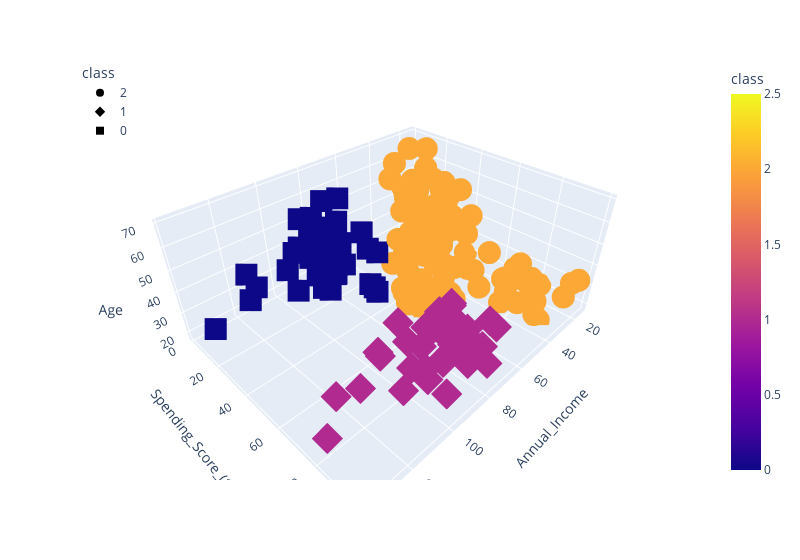

Here is the notebook cell this chart was saved with:
### Code cell
fig = px.scatter_3d(
    df_shopping,
    x="Annual_Income",
    y="Spending_Score_(1-100)",
    z="Age",
    color="class",
    symbol="class",
    width=800,
)
fig.update_layout(legend=dict(x=0, y=1))
fig.show()

### Figure 1 — Plotly figure (JSON) as saved in the notebook; plotly's stock layout.template omitted (floating-point values rounded to 4 significant figures)
{"data": [{"hovertemplate": "class=%{marker.color}<br>Annual_Income=%{x}<br>Spending_Score_(1-100)=%{y}<br>Age=%{z}<extra></extra>", "legendgroup": "2", "marker": {"color": [2, 2, 2, 2, 2, 2, 2, 2, 2, 2, 2, 2, 2, 2, 2, 2, 2, 2, 2, 2, 2, 2, 2, 2, 2, 2, 2, 2, 2, 2, 2, 2, 2, 2, 2, 2, 2, 2, 2, 2, 2, 2, 2, 2, 2, 2, 2, 2, 2, 2, 2, 2, 2, 2, 2, 2, 2, 2, 2, 2, 2, 2, 2, 2, 2, 2, 2, 2, 2, 2, 2, 2, 2, 2, 2, 2, 2, 2, 2, 2, 2, 2, 2, 2, 2, 2, 2, 2, 2, 2, 2, 2, 2, 2, 2, 2, 2, 2, 2, 2, 2, 2, 2, 2, 2, 2, 2, 2, 2, 2, 2, 2, 2, 2, 2, 2, 2, 2, 2, 2, 2, 2, 2], "coloraxis": "coloraxis", "symbol": "circle"}, "mode": "markers", "name": "2", "scene": "scene", "showlegend": true, "type": "scatter3d", "x": [15, 15, 16, 16, 17, 17, 18, 18, 19, 19, 19, 19, 20, 20, 20, 20, 21, 21, 23, 23, 24, 24, 25, 25, 28, 28, 28, 28, 29, 29, 30, 30, 33, 33, 33, 33, 34, 34, 37, 37, 38, 38, 39, 39, 39, 39, 40, 40, 40, 40, 42, 42, 43, 43, 43, 43, 44, 44, 46, 46, 46, 46, 47, 47, 48, 48, 48, 48, 48, 48, 49, 49, 50, 50, 54, 54, 54, 54, 54, 54, 54, 54, 54, 54, 54, 54, 57, 57, 58, 58, 59, 59, 60, 60, 60, 60, 60, 60, 61, 61, 62, 62, 62, 62, 62, 62, 63, 63, 63, 63, 63, 63, 64, 64, 65, 65, 65, 65, 67, 67, 67, 67, 69], "y": [39, 81, 6, 77, 40, 76, 6, 94, 3, 72, 14, 99, 15, 77, 13, 79, 35, 66, 29, 98, 35, 73, 5, 73, 14, 82, 32, 61, 31, 87, 4, 73, 4, 92, 14, 81, 17, 73, 26, 75, 35, 92, 36, 61, 28, 65, 55, 47, 42, 42, 52, 60, 54, 60, 45, 41, 50, 46, 51, 46, 56, 55, 52, 59, 51, 59, 50, 48, 59, 47, 55, 42, 49, 56, 47, 54, 53, 48, 52, 42, 51, 55, 41, 44, 57, 46, 58, 55, 60, 46, 55, 41, 49, 40, 42, 52, 47, 50, 42, 49, 41, 48, 59, 55, 56, 42, 50, 46, 43, 48, 52, 54, 42, 46, 48, 50, 43, 59, 43, 57, 56, 40, 58], "z": [19, 21, 20, 23, 31, 22, 35, 23, 64, 30, 67, 35, 58, 24, 37, 22, 35, 20, 52, 35, 35, 25, 46, 31, 54, 29, 45, 35, 40, 23, 60, 21, 53, 18, 49, 21, 42, 30, 36, 20, 65, 24, 48, 31, 49, 24, 50, 27, 29, 31, 49, 33, 31, 59, 50, 47, 51, 69, 27, 53, 70, 19, 67, 54, 63, 18, 43, 68, 19, 32, 70, 47, 60, 60, 59, 26, 45, 40, 23, 49, 57, 38, 67, 46, 21, 48, 55, 22, 34, 50, 68, 18, 48, 40, 32, 24, 47, 27, 48, 20, 23, 49, 67, 26, 49, 21, 66, 54, 68, 66, 65, 19, 38, 19, 18, 19, 63, 49, 51, 50, 27, 38, 40]}, {"hovertemplate": "class=%{marker.color}<br>Annual_Income=%{x}<br>Spending_Score_(1-100)=%{y}<br>Age=%{z}<extra></extra>", "legendgroup": "1", "marker": {"color": [1, 1, 1, 1, 1, 1, 1, 1, 1, 1, 1, 1, 1, 1, 1, 1, 1, 1, 1, 1, 1, 1, 1, 1, 1, 1, 1, 1, 1, 1, 1, 1, 1, 1, 1, 1, 1, 1, 1], "coloraxis": "coloraxis", "symbol": "diamond"}, "mode": "markers", "name": "1", "scene": "scene", "showlegend": true, "type": "scatter3d", "x": [69, 70, 71, 71, 71, 72, 73, 73, 74, 75, 76, 77, 77, 78, 78, 78, 78, 78, 78, 79, 81, 85, 86, 87, 87, 87, 88, 88, 93, 97, 98, 99, 101, 103, 103, 113, 120, 126, 137], "y": [91, 77, 95, 75, 75, 71, 88, 73, 72, 93, 87, 97, 74, 90, 88, 76, 89, 78, 73, 83, 93, 75, 95, 63, 75, 92, 86, 69, 90, 86, 88, 97, 68, 85, 69, 91, 79, 74, 83], "z": [39, 31, 40, 38, 39, 31, 29, 32, 35, 32, 32, 28, 32, 34, 39, 38, 27, 30, 30, 29, 31, 36, 33, 32, 28, 36, 30, 27, 35, 32, 29, 30, 28, 36, 32, 38, 35, 32, 30]}, {"hovertemplate": "class=%{marker.color}<br>Annual_Income=%{x}<br>Spending_Score_(1-100)=%{y}<br>Age=%{z}<extra></extra>", "legendgroup": "0", "marker": {"color": [0, 0, 0, 0, 0, 0, 0, 0, 0, 0, 0, 0, 0, 0, 0, 0, 0, 0, 0, 0, 0, 0, 0, 0, 0, 0, 0, 0, 0, 0, 0, 0, 0, 0, 0, 0, 0, 0], "coloraxis": "coloraxis", "symbol": "square"}, "mode": "markers", "name": "0", "scene": "scene", "showlegend": true, "type": "scatter3d", "x": [70, 71, 71, 71, 72, 73, 73, 74, 75, 76, 77, 77, 78, 78, 78, 78, 78, 78, 79, 81, 85, 86, 87, 87, 87, 88, 88, 93, 97, 98, 99, 101, 103, 103, 113, 120, 126, 137], "y": [29, 35, 11, 9, 34, 5, 7, 10, 5, 40, 12, 36, 22, 17, 20, 16, 1, 1, 35, 5, 26, 20, 27, 13, 10, 13, 15, 14, 32, 15, 39, 24, 17, 23, 8, 16, 28, 18], "z": [23, 43, 59, 47, 25, 20, 44, 19, 57, 28, 25, 48, 34, 43, 44, 47, 37, 34, 56, 19, 50, 42, 36, 40, 36, 52, 58, 59, 37, 46, 41, 54, 41, 34, 33, 47, 45, 32]}], "layout": {"coloraxis": {"colorbar": {"title": {"text": "class"}}, "colorscale": [[0, "#0d0887"], [0.1111, "#46039f"], [0.2222, "#7201a8"], [0.3333, "#9c179e"], [0.4444, "#bd3786"], [0.5556, "#d8576b"], [0.6667, "#ed7953"], [0.7778, "#fb9f3a"], [0.8889, "#fdca26"], [1, "#f0f921"]]}, "legend": {"title": {"text": "class"}, "tracegroupgap": 0, "x": 0, "y": 1}, "margin": {"t": 60}, "scene": {"domain": {"x": [0, 1], "y": [0, 1]}, "xaxis": {"title": {"text": "Annual_Income"}}, "yaxis": {"title": {"text": "Spending_Score_(1-100)"}}, "zaxis": {"title": {"text": "Age"}}}, "width": 800}}
